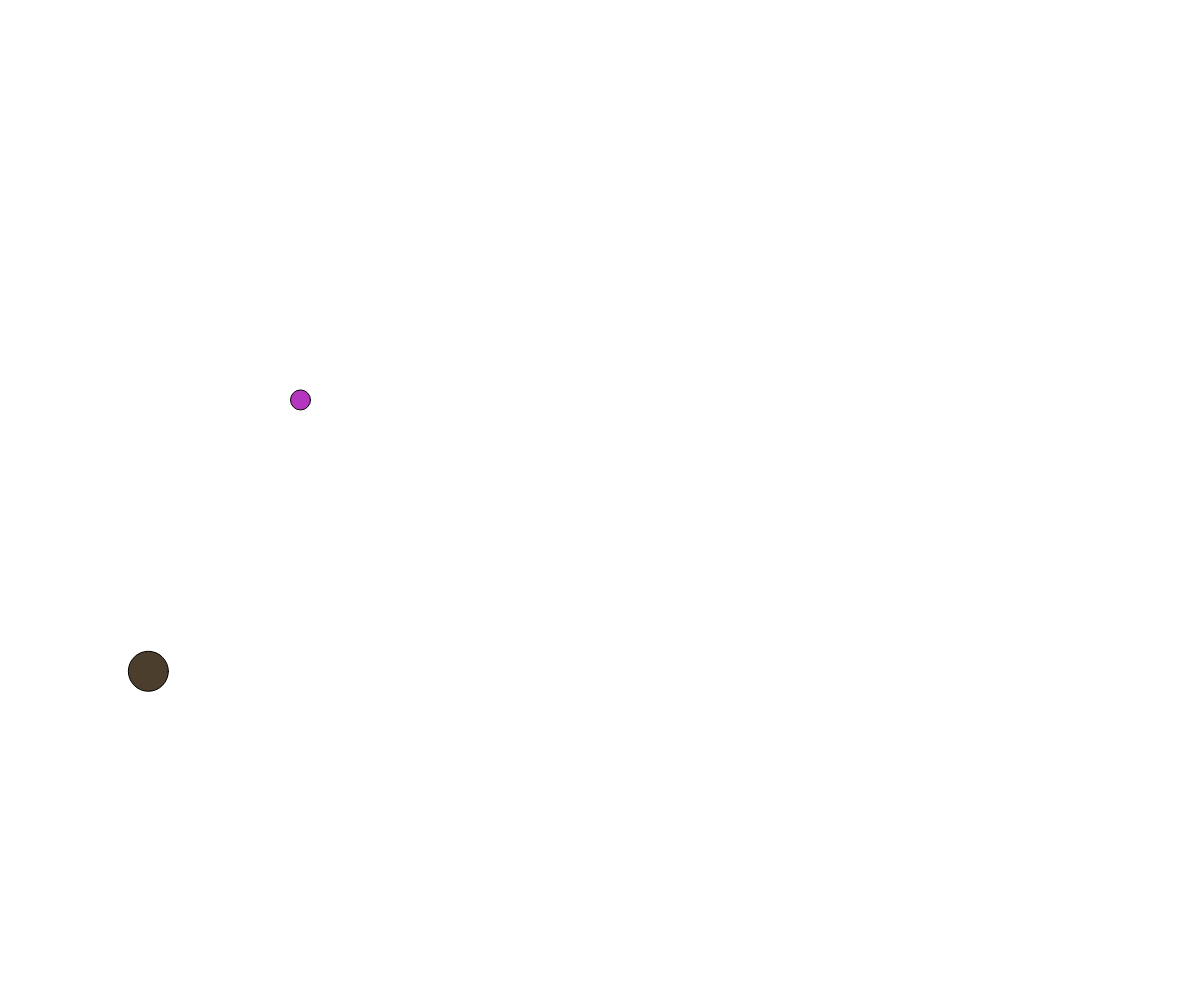
Frame 1 (no input)
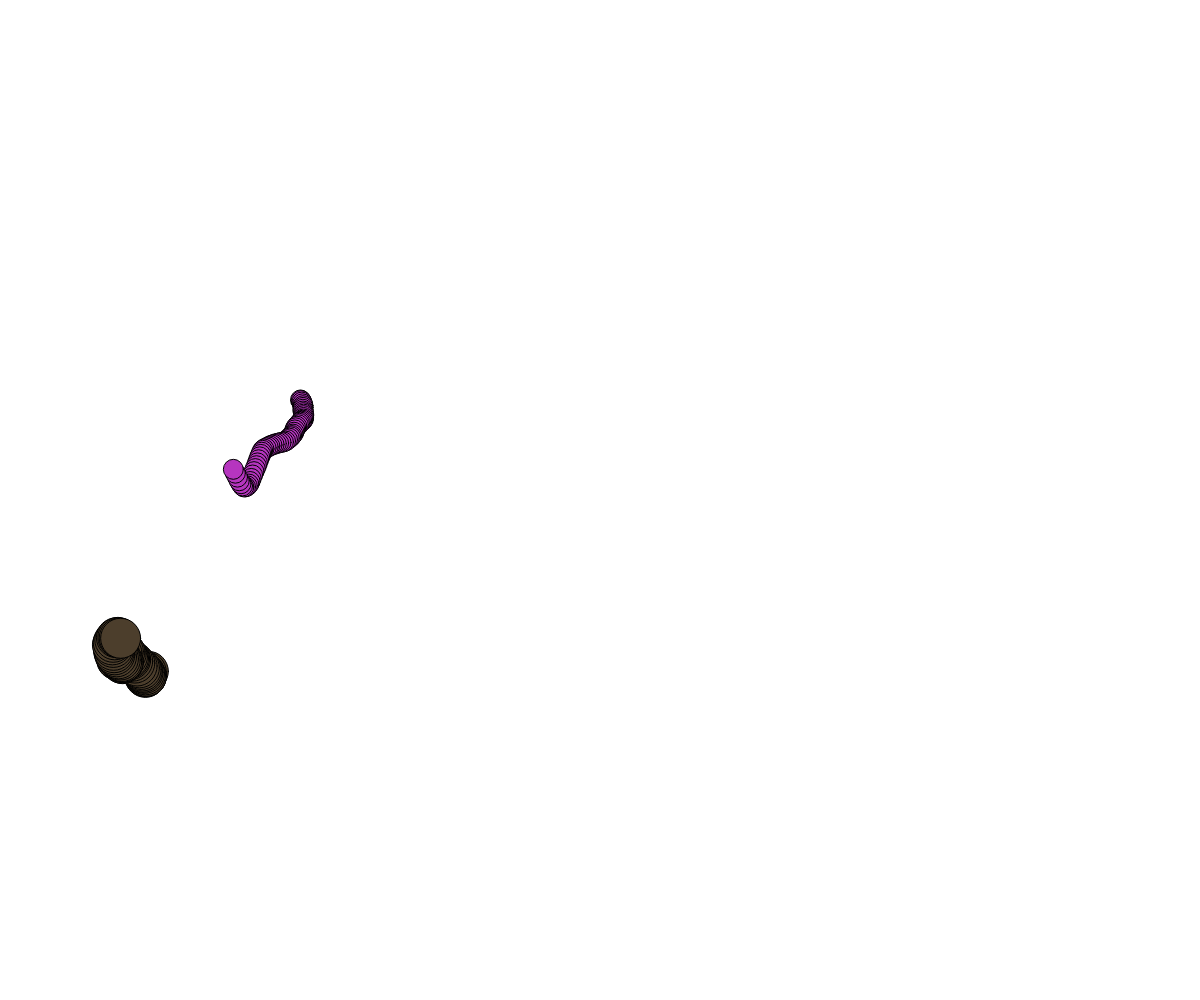
Frame 60 (no input)
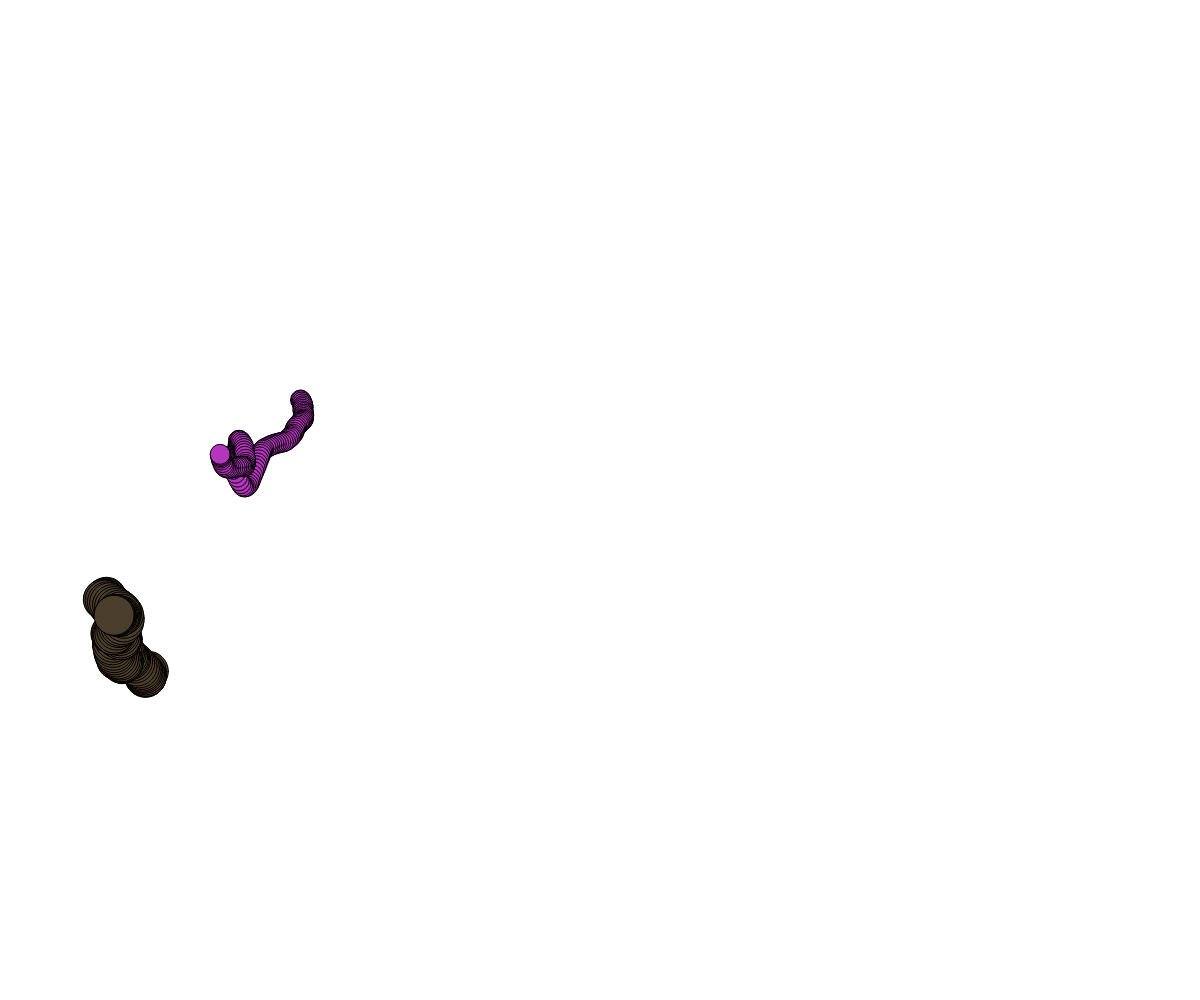
Frame 120 (the mouse pressed at the canvas centre since frame 60)

The p5.js sketch that drew these frames (run headless with seeded random() and noise() and a simulated clock; from frame 60 on, the mouse is pressed at the canvas centre):

// p5.js sketch
// ── sketch.js
// object notation and noise recap
// Mariyya
// 3/2/2026
//
// Extra for Experts:
// - describe what you did to take this project "above and beyond"


//global variables section
let ball, ball2; //objects can not be created before setup

function setup() {
  createCanvas(windowWidth, windowHeight);
  ball = { // object notation. Inside the brackets
           // set up a bunch of property:value pairs
    x: 300,   y: 400,   size:20,
    c: color(random(255),random(255),random(255)),
    timeX: random(11),   timeY: random(100),   timeOff: 0.08
  }
  ball2 = {
    x: 150,   y: 670,   size:40,
    c: color(random(255),random(255),random(255)),
    timeX: random(11),   timeY: random(100),   timeOff: 0.2
  }
}

function moveBall(b){
  //b-> Ball type object
  //update position and draw the ball

  //generate how to change x and y position (noise)
  let dx = noise(b.timeX); //0-1
  dx = map(dx, 0, 1, -5, 5); //dx:  -5 to 5
  let dy = noise(b.timeY); //0-1
  dy = map(dy, 0, 1, -5, 5); //dy:  -5 to 5

  //advance out noise grapgh "curoers"
  b.timeX += b.timeOff;  b.timeY += b.timeOff;

  //update the position
  b.x += dx;     b.y += dy;

  //corrections (wrap around)
  if(b.x < 0) b.x = width;
  else if(b.x > width) b.x = 0;

  if(b.y < 0) b.y = height;
  else if(b.y > height) b.y = 0;

  //render the circle:
  fill(b.c);
  circle(b.x, b.y, b.size);
}

function draw() {
  //background(220);
  moveBall(ball);
  moveBall(ball2);
}
